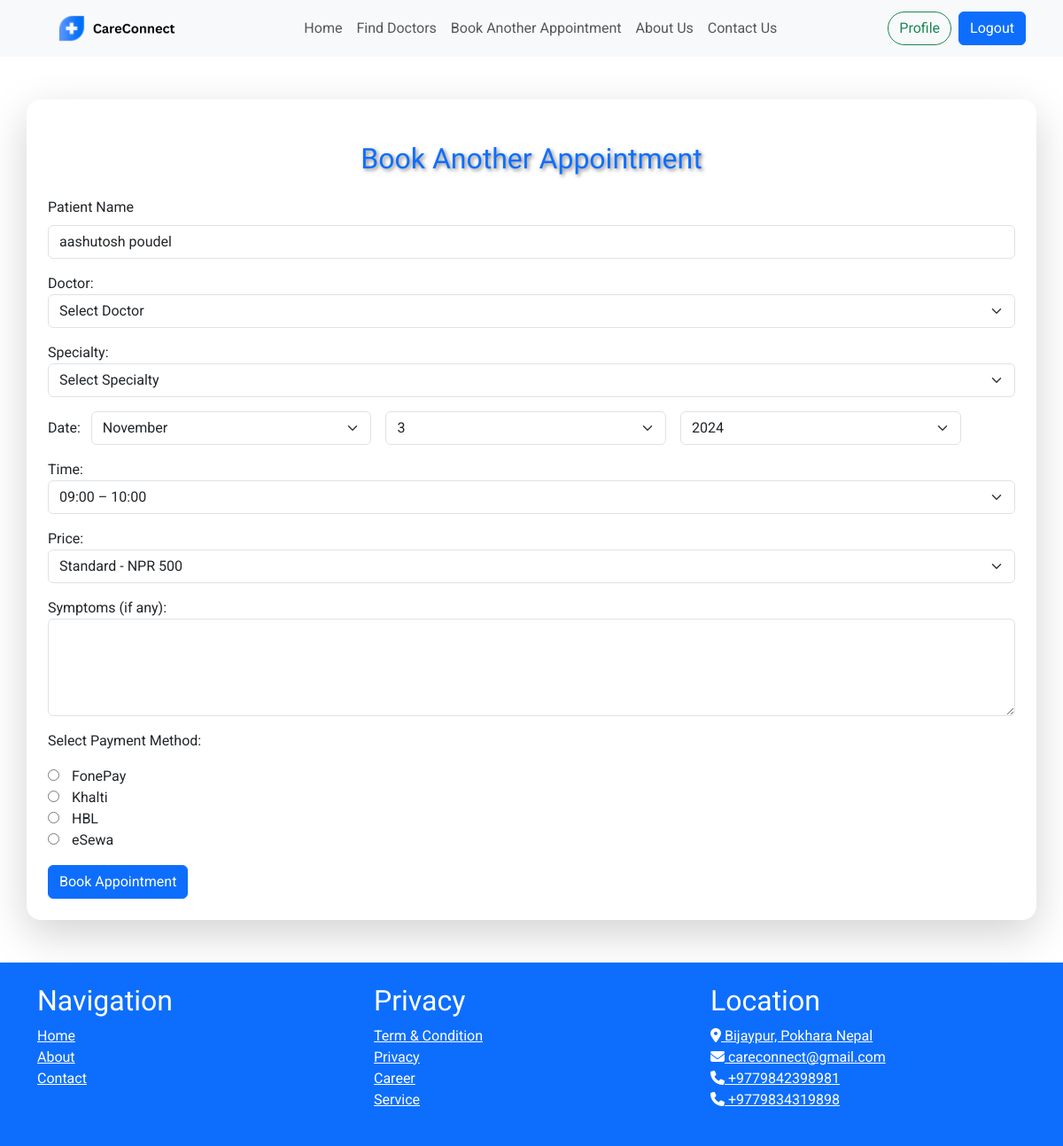
Page /appointment/book-another-appointment/ (signed in) on the committed database.
### cms/models.py (models this page shows, shortened)
class StaticFile(models.Model):
    name = models.CharField(max_length=255)
    image = models.ImageField(upload_to='static_files/')

### patients/models.py (models this page shows, shortened)
class Patient(models.Model):
    GENDER_CHOICES = [
        ('male', 'Male'),
        ('female', 'Female'),
        ('other', 'Other'),
    ]
    id = models.AutoField(primary_key=True)
    user = models.OneToOneField(User, on_delete=models.CASCADE, null=True)
    name = models.CharField(max_length=50)
    age = models.IntegerField(null=True)
    gender = models.CharField(max_length=10, choices=GENDER_CHOICES)
    mobile = models.CharField(max_length=15)
    address = models.CharField(max_length=100)

### appointments/views.py (the view)
# urls.py: path('book-another-appointment/', views.book_another_appointment, name='book_another_appointment'),
@login_required
def book_another_appointment(request):
    patient = Patient.objects.filter(user=request.user).first()
    if not patient:
        messages.error(request, 'No patient found. Please book your first appointment.')
        return redirect('appointment:book_appointment')
    doctor_id = request.GET.get('doctor_id')
    speciality_id = request.GET.get('speciality_id')
    doctor = Doctor.objects.filter(id=doctor_id).first() if doctor_id else None
    specialty = Speciality.objects.filter(id=speciality_id).first() if speciality_id else None
    if request.method == 'POST':
        appointment_form = AppointmentForm(request.POST, show_patient_field=False)
        if appointment_form.is_valid():
            appointment = appointment_form.save(commit=False)
            appointment.patient = patient
            if doctor:
                appointment.doctor = doctor
            if specialty:
                appointment.specialty = specialty
            existing_appointments = Appointment.objects.filter(
                patient=patient,
                appointment_date=appointment.appointment_date,
                appointment_time=appointment.appointment_time
            )
            if existing_appointments.exists():
                messages.error(request, 'You already have an appointment at this time.')
            else:
                appointment.save()
                messages.success(request, 'Appointment created successfully. You will be redirected to checkout.')
                return redirect(reverse('payment:checkout', args=[appointment.patient.id, appointment.get_price_in_npr()]))
        else:
            request.session['appointment_form_data'] = request.POST
    else:
        initial_data = {}
        if doctor:
            initial_data['doctor'] = doctor
        if specialty:
            initial_data['specialty'] = specialty
        appointment_form_data = request.session.get('appointment_form_data')
        appointment_form = AppointmentForm(appointment_form_data or None, show_patient_field=False, initial=initial_data)
    context = {
        'appointment_form': appointment_form,
        'patient_name': patient.name,
    }
    return render(request, 'appointments/book_another_appointment.html', context)

### cms/context_processors.py (called while the page is built)
def logo_processor(request):
    logo = StaticFile.objects.filter(name='logo').first()
    return {
        'logo': logo,
    }

### cms/models.py (called while the page is built)
    def __str__(self):
        return self.name

### doctors/models.py (called while the page is built)
    def __str__(self):
        return self.name

### templates/appointments/book_another_appointment.html (shortened to what this page needs)
{% extends 'cms/base.html' %}
{% load static %}
{% block content %}
<div class="container my-5 p-4 shadow-lg rounded-4">
    <h2 class="text-center text-primary my-4 text-shadow">Book Another Appointment</h2>
    <form method="post">
        <div class="mb-3">
            <label for="patient_name" class="form-label">Patient Name</label>
            <input type="text" class="form-control" id="patient_name" name="patient_name" value="{{ patient_name }}"
                readonly>
        </div>
        {{ appointment_form.as_p }}
        <button type="submit" class="btn btn-primary">Book Appointment</button>
    </form>
</div>
{% endblock %}

### templates/cms/base.html (shortened to what this page needs)
<!DOCTYPE html>
<html lang="en">
<head>
    {% load static %}
    <link href="https://cdn.jsdelivr.net/npm/bootstrap@5.3.3/dist/css/bootstrap.min.css" rel="stylesheet"
>
    <link href="{% static 'css/style.css' %}" rel="stylesheet">
</head>
<body class="d-flex flex-column min-vh-100">
    <header class="header_section sticky-top">
        <nav class="navbar navbar-expand-lg navbar-light bg-light">
            <div class="container">
                <a class="navbar-brand" href="/">
                    {% if logo %}
                    <img src="{{ logo.image.url }}" alt="केयरकनेक्ट" style="height: 38px;">
                    {% endif %}
                </a>
                <div class="offcanvas offcanvas-end" tabindex="-1" id="offcanvasNavbar"
                    aria-labelledby="offcanvasNavbarLabel">
                    <div class="offcanvas-body">
                        <ul class="navbar-nav mx-auto mt-2 mt-lg-0">
                            {% if user.is_authenticated %}
                            {% if request.user.is_staff %}
                            <li class="nav-item">
                                <a class="nav-link" href="{% url 'home' %}">Dashboard</a>
                            </li>
                            <li class="nav-item">
                                <div class="dropdown">
                                    <a class="nav-link dropdown-toggle" type="button" id="appointmentDropdown"
                                        data-bs-toggle="dropdown" aria-expanded="false">Appointments</a>
                                    <ul class="dropdown-menu" aria-labelledby="appointmentDropdown">
                                        <li><a class="dropdown-item" href="{% url 'appointment:appointment_list' %}">View
                                                Appointments</a></li>
                                        <li><a class="dropdown-item" href="{% url 'appointment:add_appointment' %}">Add
                                                Appointment</a>
                                        </li>
                                    </ul>
                                </div>
                            </li>
                            <li class="nav-item">
                                <div class="dropdown">
                                    <a class="nav-link dropdown-toggle" type="button" id="doctorDropdown"
                                        data-bs-toggle="dropdown" aria-expanded="false">Doctors</a>
                                    <ul class="dropdown-menu" aria-labelledby="doctorDropdown">
                                        <li><a class="dropdown-item" href="{% url 'doctor_list' %}">Doctor List</a></li>
                                        <li><a class="dropdown-item" href="{% url 'add_doctor' %}">Add Doctor</a></li>
                                    </ul>
                                </div>
                            </li>
                            <li class="nav-item">
                                <div class="dropdown">
                                    <a class="nav-link dropdown-toggle" type="button" id="patientDropdown"
                                        data-bs-toggle="dropdown" aria-expanded="false">Patients</a>
                                    <ul class="dropdown-menu" aria-labelledby="patientDropdown">
                                        <li><a class="dropdown-item" href="{% url 'patient_list' %}">Patient List</a>
                                        </li>
                                        <li><a class="dropdown-item" href="{% url 'add_patient' %}">Add Patient</a></li>
                                    </ul>
                                </div>
                            </li>
                            <li class="nav-item">
                                <div class="dropdown">
                                    <a class="nav-link dropdown-toggle" type="button" id="specialtyDropdown"
                                        data-bs-toggle="dropdown" aria-expanded="false">Specialty</a>
                                    <ul class="dropdown-menu" aria-labelledby="specialtyDropdown">
                                        <li><a class="dropdown-item" href="{% url 'specialty_list' %}">Specialty
                                                List</a>
                                        </li>
                                        <li><a class="dropdown-item" href="{% url 'add_specialty' %}">Add Specialty</a>
                                        </li>
                                    </ul>
                                </div>
                            </li>
                            {% else %}
                            <li class="nav-item">
                                <a class="nav-link" href="{% url 'index' %}">Home</a>
                            </li>
                            <li class="nav-item">
                                <a class="nav-link" href="{% url 'find_doctors' %}">Find Doctors</a>
                            </li>
                            {% if request.user.is_authenticated %}
                            {% with request.user.patient as patient %}
                            {% if patient %}
                            {% with patient.appointments.all as appointments %}
                            {% if appointments.count > 0 %}
                            <li class="nav-item">
                                <a class="nav-link" href="{% url 'appointment:book_another_appointment' %}">Book Another
                                    Appointment</a>
                            </li>
                            {% else %}
                            <li class="nav-item">
                                <a class="nav-link" href="{% url 'appointment:book_appointment' %}">Book Appointment</a>
                            </li>
                            {% endif %}
                            {% endwith %}
                            {% else %}
                            <li class="nav-item">
                                <a class="nav-link" href="{% url 'appointment:book_appointment' %}">Book Appointment</a>
                            </li>
                            {% endif %}
                            {% endwith %}
                            {% else %}
                            <li class="nav-item">
                                <a class="nav-link" href="{% url 'login' %}">Login to Book Appointment</a>
                            </li>
                            {% endif %}
                            <li class="nav-item">
                                <a class="nav-link" href="{% url 'about_us' %}">About Us</a>
                            </li>
                            <li class="nav-item">
                                <a class="nav-link" href="{% url 'contact_us' %}">Contact Us</a>
                            </li>
                            {% endif %}
                            {% endif %}
                        </ul>
                        <div class="ml-auto d-flex align-items-center">
                            {% if user.is_authenticated %}
                            <a href="{% url 'profile' %}" class="btn btn-outline-success rounded-pill mx-2">Profile</a>
                            {% if user.is_staff %}
                            <form method="POST" action="{% url 'logout_admin' %}" class="mb-0">
                                {% csrf_token %}
                                <button type="submit" class="btn btn-primary my-2 my-sm-0 mr-2">Logout</button>
                            </form>
                            {% else %}
                            <form method="POST" action="{% url 'logout_user' %}" class="mb-0">
                                <button type="submit" class="btn btn-primary my-2 my-sm-0 mr-2">Logout</button>
                            </form>
                            {% endif %}
                            {% else %}
                            <form method="POST" action="{% url 'login' %}" class="mb-0">
                                {% csrf_token %}
                                <button type="submit" class="btn btn-primary my-2 my-sm-0 mx-2">Login</button>
                            </form>
                            <a href="{% url 'register' %}" class="btn btn-outline-primary my-2 my-sm-0">Sign Up</a>
                            {% endif %}
                        </div>
                    </div>
                </div>
            </div>
        </nav>
    </header>
    <main class="main flex-grow-1">
        {% block content %}
        {% endblock %}
    </main>
    <footer class="bg-primary text-white py-4">
        <div class="container">
            <div class="row">
                <div class="col-md-4">
                    <div class="sitemap">
                        <h2>Navigation</h2>
                        <ul class="list-unstyled">
                            <li><a href="{% url 'home'%}" class="text-white">Home</a></li>
                            <li><a href="{% url 'about_us'%}" class="text-white">About</a></li>
                            <li><a href="{% url 'contact_us'%}" onclick="" class="text-white">Contact</a></li>
                        </ul>
                    </div>
                </div>
                <div class="col-md-4">
                    <div class="privacy">
                        <h2>Privacy</h2>
                        <ul class="list-unstyled">
                            <li><a href="#" class="text-white">Term & Condition</a></li>
                            <li><a href="#" class="text-white">Privacy</a></li>
                            <li><a href="#" class="text-white">Career</a></li>
                            <li><a href="#" class="text-white">Service</a></li>
                        </ul>
                    </div>
                </div>
                <div class="col-md-4">
                    <div class="location">
                        <h2>Location</h2>
                        <ul class="list-unstyled" id="list">
                            <li><a href="#" class="text-white"><i class="fas fa-map-marker-alt"></i> Bijaypur, Pokhara
                                    Nepal</a></li>
                            <li><a href="mailto:careconnect@gmail.com" class="text-white"><i
                                        class="fas fa-envelope"></i> careconnect@gmail.com</a>
                            </li>
                            <li><a href="tel:9842398981" class="text-white"><i class="fas fa-phone"></i>
                                    +9779842398981</a></li>
                            <li><a href="tel:9834319898" class="text-white"><i class="fas fa-phone"></i>
                                    +9779834319898</a></li>
                        </ul>
                    </div>
                </div>
            </div>
        </div>
    </footer>
</html>

### static/css/style.css (style rules this page uses)
body { font-family: 'Roboto', sans-serif; }
h1, h2, h3 { font-family: 'Varela Round', sans-serif; }
.text-shadow { text-shadow: 2px 2px 4px rgba(0, 0, 0, 0.5); }

### templates/cms/base.html (style rules this page uses)
body { font-family: 'Roboto', sans-serif; display: flex; flex-direction: column; min-height: 100vh; }
.main { flex: 1; }
h1, h2, h3 { font-family: 'Varela Round', sans-serif; }
.text-shadow { text-shadow: 2px 2px 4px rgba(0, 0, 0, 0.5); }

### rows in the picture
StaticFile: image (picture)
Patient: patient_name "aashutosh poudel"
